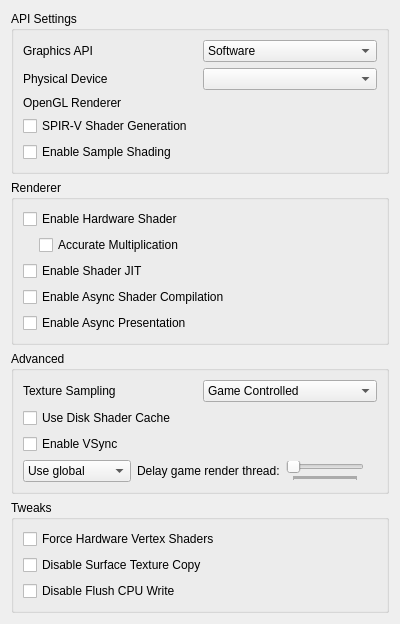
<?xml version="1.0" encoding="UTF-8"?>
<ui version="4.0">
 <class>ConfigureGraphics</class>
 <widget class="QWidget" name="ConfigureGraphics">
  <property name="geometry">
   <rect>
    <x>0</x>
    <y>0</y>
    <width>400</width>
    <height>509</height>
   </rect>
  </property>
  <property name="minimumSize">
   <size>
    <width>0</width>
    <height>0</height>
   </size>
  </property>
  <property name="windowTitle">
   <string>Form</string>
  </property>
  <property name="accessibleName">
   <string>Graphics</string>
  </property>
  <layout class="QVBoxLayout" name="verticalLayout">
   <item>
    <widget class="QGroupBox" name="apiBox">
     <property name="title">
      <string>API Settings</string>
     </property>
     <layout class="QVBoxLayout" name="verticalLayout_3">
      <item>
       <widget class="QWidget" name="graphics_api_group" native="true">
        <layout class="QHBoxLayout" name="graphics_api_group_2">
         <property name="leftMargin">
          <number>0</number>
         </property>
         <property name="topMargin">
          <number>0</number>
         </property>
         <property name="rightMargin">
          <number>0</number>
         </property>
         <property name="bottomMargin">
          <number>0</number>
         </property>
         <item>
          <widget class="QLabel" name="graphics_api_label">
           <property name="text">
            <string>Graphics API</string>
           </property>
          </widget>
         </item>
         <item>
          <widget class="QComboBox" name="graphics_api_combo">
           <item>
            <property name="text">
             <string>Software</string>
            </property>
           </item>
           <item>
            <property name="text">
             <string>OpenGL</string>
            </property>
           </item>
           <item>
            <property name="text">
             <string>Vulkan</string>
            </property>
           </item>
          </widget>
         </item>
        </layout>
       </widget>
      </item>
      <item>
       <widget class="QWidget" name="physical_device_group" native="true">
        <layout class="QHBoxLayout" name="physical_device_group_2">
         <property name="leftMargin">
          <number>0</number>
         </property>
         <property name="topMargin">
          <number>0</number>
         </property>
         <property name="rightMargin">
          <number>0</number>
         </property>
         <property name="bottomMargin">
          <number>0</number>
         </property>
         <item>
          <widget class="QLabel" name="physical_device_label">
           <property name="text">
            <string>Physical Device</string>
           </property>
          </widget>
         </item>
         <item>
          <widget class="QComboBox" name="physical_device_combo"/>
         </item>
        </layout>
       </widget>
      </item>
      <item>
       <widget class="QWidget" name="opengl_renderer_group" native="true">
        <layout class="QHBoxLayout" name="opengl_renderer_group_2">
         <property name="leftMargin">
          <number>0</number>
         </property>
         <property name="topMargin">
          <number>0</number>
         </property>
         <property name="rightMargin">
          <number>0</number>
         </property>
         <property name="bottomMargin">
          <number>0</number>
         </property>
         <item>
          <widget class="QLabel" name="opengl_renderer_label">
           <property name="text">
            <string>OpenGL Renderer</string>
           </property>
          </widget>
         </item>
         <item>
          <widget class="QLabel" name="opengl_renderer_name_label"/>
         </item>
        </layout>
       </widget>
      </item>
      <item>
       <widget class="QCheckBox" name="spirv_shader_gen">
        <property name="text">
         <string>SPIR-V Shader Generation</string>
        </property>
       </widget>
      </item>
      <item>
       <widget class="QCheckBox" name="sample_shading">
        <property name="toolTip">
         <string>&lt;html&gt;&lt;head/&gt;&lt;body&gt;&lt;p&gt;Enables a vulkan extension that may improve the rendering quality, at the cost of some performance.&lt;/p&gt;&lt;p&gt;Requires a relatively powerful GPU for better performance.&lt;/p&gt;&lt;/body&gt;&lt;/html&gt;</string>
        </property>
        <property name="text">
         <string>Enable Sample Shading</string>
        </property>
       </widget>
      </item>
     </layout>
    </widget>
   </item>
   <item>
    <widget class="QGroupBox" name="rendererBox">
     <property name="title">
      <string>Renderer</string>
     </property>
     <layout class="QVBoxLayout" name="verticalLayout_6">
      <item>
       <widget class="QWidget" name="hw_renderer_group" native="true">
        <layout class="QVBoxLayout" name="verticalLayout_5">
         <property name="leftMargin">
          <number>0</number>
         </property>
         <property name="topMargin">
          <number>0</number>
         </property>
         <property name="rightMargin">
          <number>0</number>
         </property>
         <property name="bottomMargin">
          <number>0</number>
         </property>
         <item>
          <widget class="QCheckBox" name="toggle_hw_shader">
           <property name="toolTip">
            <string>&lt;html&gt;&lt;head/&gt;&lt;body&gt;&lt;p&gt;Use the selected graphics API to accelerate shader emulation.&lt;/p&gt;&lt;p&gt;Requires a relatively powerful GPU for better performance.&lt;/p&gt;&lt;/body&gt;&lt;/html&gt;</string>
           </property>
           <property name="text">
            <string>Enable Hardware Shader</string>
           </property>
          </widget>
         </item>
         <item>
          <widget class="QWidget" name="hw_shader_group" native="true">
           <layout class="QVBoxLayout" name="verticalLayout_7">
            <property name="leftMargin">
             <number>16</number>
            </property>
            <property name="topMargin">
             <number>0</number>
            </property>
            <property name="rightMargin">
             <number>0</number>
            </property>
            <property name="bottomMargin">
             <number>0</number>
            </property>
            <item>
             <widget class="QCheckBox" name="toggle_accurate_mul">
              <property name="toolTip">
               <string>&lt;html&gt;&lt;head/&gt;&lt;body&gt;&lt;p&gt;Correctly handle all edge cases in multiplication operation in shaders. &lt;/p&gt;&lt;p&gt;Some games requires this to be enabled for the hardware shader to render properly.&lt;/p&gt;&lt;p&gt;However this would reduce performance in most games.&lt;/p&gt;&lt;/body&gt;&lt;/html&gt;</string>
              </property>
              <property name="text">
               <string>Accurate Multiplication</string>
              </property>
             </widget>
            </item>
           </layout>
          </widget>
         </item>
        </layout>
       </widget>
      </item>
      <item>
       <widget class="QCheckBox" name="toggle_shader_jit">
        <property name="toolTip">
         <string>&lt;html&gt;&lt;head/&gt;&lt;body&gt;&lt;p&gt;Use the JIT engine instead of the interpreter for software shader emulation. &lt;/p&gt;&lt;p&gt;Enable this for better performance.&lt;/p&gt;&lt;/body&gt;&lt;/html&gt;</string>
        </property>
        <property name="text">
         <string>Enable Shader JIT</string>
        </property>
       </widget>
      </item>
      <item>
       <widget class="QCheckBox" name="toggle_async_shaders">
        <property name="toolTip">
         <string>&lt;html&gt;&lt;head/&gt;&lt;body&gt;&lt;p&gt;Compile shaders using background threads to avoid shader compilation stutter. Expect temporary graphical glitches&lt;/p&gt;&lt;/body&gt;&lt;/html&gt;</string>
        </property>
        <property name="text">
         <string>Enable Async Shader Compilation</string>
        </property>
       </widget>
      </item>
      <item>
       <widget class="QCheckBox" name="toggle_async_present">
        <property name="toolTip">
         <string>&lt;html&gt;&lt;head/&gt;&lt;body&gt;&lt;p&gt;Perform presentation on separate threads. Improves performance when using Vulkan in most games.&lt;/p&gt;&lt;/body&gt;&lt;/html&gt;</string>
        </property>
        <property name="text">
         <string>Enable Async Presentation</string>
        </property>
       </widget>
      </item>
     </layout>
    </widget>
   </item>
   <item>
    <widget class="QGroupBox" name="groupBox">
     <property name="title">
      <string>Advanced</string>
     </property>
     <layout class="QVBoxLayout" name="verticalLayout_2">
      <item>
       <widget class="QWidget" name="widget_texture_sampling" native="true">
        <layout class="QHBoxLayout" name="horizontalLayout_2">
         <property name="leftMargin">
          <number>0</number>
         </property>
         <property name="topMargin">
          <number>0</number>
         </property>
         <property name="rightMargin">
          <number>0</number>
         </property>
         <property name="bottomMargin">
          <number>0</number>
         </property>
         <item>
          <widget class="QLabel" name="texture_sampling_label">
           <property name="toolTip">
            <string>&lt;html&gt;&lt;head/&gt;&lt;body&gt;&lt;p&gt;Overrides the sampling filter used by games. This can be useful in certain cases with poorly behaved games when upscaling. If unsure set this to Game Controlled&lt;/p&gt;&lt;/body&gt;&lt;/html&gt;</string>
           </property>
           <property name="text">
            <string>Texture Sampling</string>
           </property>
          </widget>
         </item>
         <item>
          <widget class="QComboBox" name="texture_sampling_combobox">
           <item>
            <property name="text">
             <string>Game Controlled</string>
            </property>
           </item>
           <item>
            <property name="text">
             <string>Nearest Neighbor</string>
            </property>
           </item>
           <item>
            <property name="text">
             <string>Linear</string>
            </property>
           </item>
          </widget>
         </item>
        </layout>
       </widget>
      </item>
      <item>
       <widget class="QCheckBox" name="toggle_disk_shader_cache">
        <property name="toolTip">
         <string>&lt;html&gt;&lt;head/&gt;&lt;body&gt;&lt;p&gt;Reduce stuttering by storing and loading generated shaders to disk.&lt;/p&gt;&lt;/body&gt;&lt;/html&gt;</string>
        </property>
        <property name="text">
         <string>Use Disk Shader Cache</string>
        </property>
       </widget>
      </item>
      <item>
       <widget class="QCheckBox" name="toggle_vsync_new">
        <property name="toolTip">
         <string>VSync prevents the screen from tearing, but some graphics cards have lower performance with VSync enabled. Keep it enabled if you don't notice a performance difference.</string>
        </property>
        <property name="text">
         <string>Enable VSync</string>
        </property>
       </widget>
      </item>
      <item>
        <widget class="QWidget" name="delay_render_layout" native="true">
          <layout class="QHBoxLayout" name="delay_render_layout_inner">
            <property name="leftMargin">
              <number>0</number>
            </property>
            <property name="topMargin">
              <number>0</number>
            </property>
            <property name="rightMargin">
              <number>0</number>
            </property>
            <property name="bottomMargin">
              <number>0</number>
            </property>
            <item>
              <widget class="QComboBox" name="delay_render_combo">
                <item>
                  <property name="text">
                    <string>Use global</string>
                  </property>
                </item>
                <item>
                  <property name="text">
                    <string>Use per-game</string>
                  </property>
                </item>
              </widget>
            </item>
            <item>
              <widget class="QLabel" name="label_delay_render">
                <property name="text">
                  <string>Delay game render thread:</string>
                </property>
                <property name="toolTip">
                  <string>&lt;html&gt;&lt;head/&gt;&lt;body&gt;&lt;p&gt;Delays the emulated game render thread the specified amount of milliseconds every time it submits render commands to the GPU.&lt;/p&gt;&lt;p&gt;Adjust this feature in the (very few) dynamic-fps games to fix performance issues.&lt;/p&gt;&lt;/body&gt;&lt;/html&gt;</string>
                </property>
              </widget>
            </item>
            <item>
              <widget class="QSlider" name="delay_render_slider">
                <property name="minimum">
                  <number>0</number>
                </property>
                <property name="maximum">
                  <number>16000</number>
                </property>
                <property name="singleStep">
                  <number>100</number>
                </property>
                <property name="pageStep">
                  <number>250</number>
                </property>
                <property name="value">
                  <number>0</number>
                </property>
                <property name="orientation">
                  <enum>Qt::Horizontal</enum>
                </property>
                <property name="tickPosition">
                  <enum>QSlider::TicksBelow</enum>
                </property>
              </widget>
            </item>
            <item>
              <widget class="QLabel" name="delay_render_display_label">
                <property name="text">
                  <string/>
                </property>
                <property name="alignment">
                  <set>Qt::AlignRight|Qt::AlignTrailing|Qt::AlignVCenter</set>
                </property>
              </widget>
            </item>
          </layout>
        </widget>
      </item>
     </layout>
    </widget>
   </item>
   <item>
    <widget class="QGroupBox" name="groupBox">
     <property name="title">
      <string>Tweaks</string>
     </property>
     <layout class="QVBoxLayout" name="verticalLayout_4">
      <item>
       <widget class="QCheckBox" name="toggle_force_hw_vertex_shaders">
        <property name="toolTip">
         <string>&lt;html&gt;&lt;head/&gt;&lt;body&gt;&lt;p&gt;Ignores software vertex shaders from PICA core. Enable this may lead a small performance boost, but may cause graphical bugs as well.&lt;/p&gt;&lt;/body&gt;&lt;/html&gt;</string>
        </property>
        <property name="text">
         <string>Force Hardware Vertex Shaders</string>
        </property>
       </widget>
      </item>
      <item>
       <widget class="QCheckBox" name="toggle_disable_surface_texture_copy">
        <property name="toolTip">
         <string>&lt;html&gt;&lt;head/&gt;&lt;body&gt;&lt;p&gt;Ignores texture copies if src_surface_id is null. Enable this may lead a small performance boost, but may cause graphical bugs as well.&lt;/p&gt;&lt;/body&gt;&lt;/html&gt;</string>
        </property>
        <property name="text">
         <string>Disable Surface Texture Copy</string>
        </property>
       </widget>
      </item>
      <item>
       <widget class="QCheckBox" name="toggle_disable_flush_cpu_write">
        <property name="toolTip">
         <string>&lt;html&gt;&lt;head/&gt;&lt;body&gt;&lt;p&gt;Ignores CPU write if there is a region to invalidate from rasterizer cache. Enable this may lead a small performance boost, but may cause graphical bugs as well.&lt;/p&gt;&lt;/body&gt;&lt;/html&gt;</string>
        </property>
        <property name="text">
         <string>Disable Flush CPU Write</string>
        </property>
       </widget>
      </item>
     </layout>
    </widget>
   </item>
   <item>
    <spacer name="verticalSpacer">
     <property name="orientation">
      <enum>Qt::Vertical</enum>
     </property>
     <property name="sizeHint" stdset="0">
      <size>
       <width>20</width>
       <height>270</height>
      </size>
     </property>
    </spacer>
   </item>
  </layout>
 </widget>
 <tabstops>
  <tabstop>toggle_accurate_mul</tabstop>
  <tabstop>toggle_shader_jit</tabstop>
  <tabstop>toggle_disk_shader_cache</tabstop>
  <tabstop>toggle_vsync_new</tabstop>
 </tabstops>
 <resources/>
 <connections/>
</ui>
